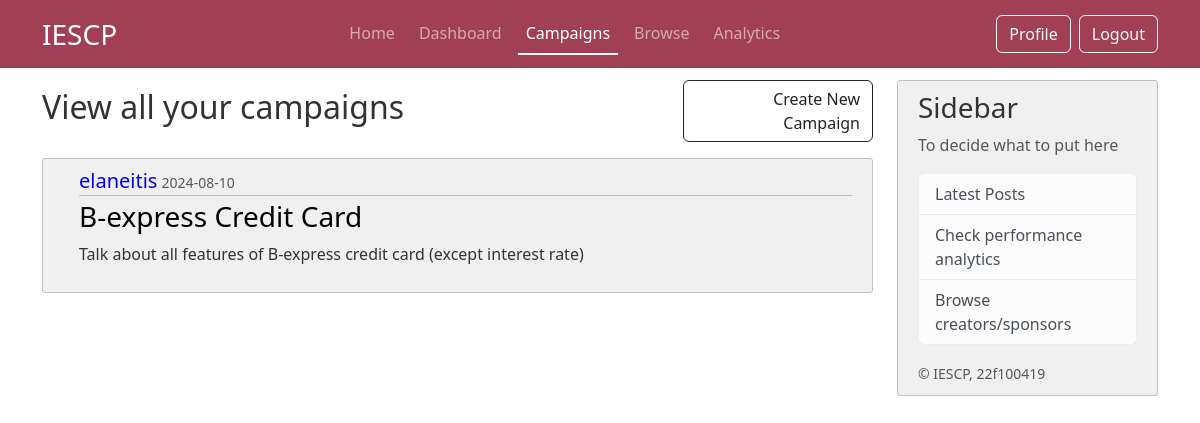
The app's page /campaign (signed in), older data.
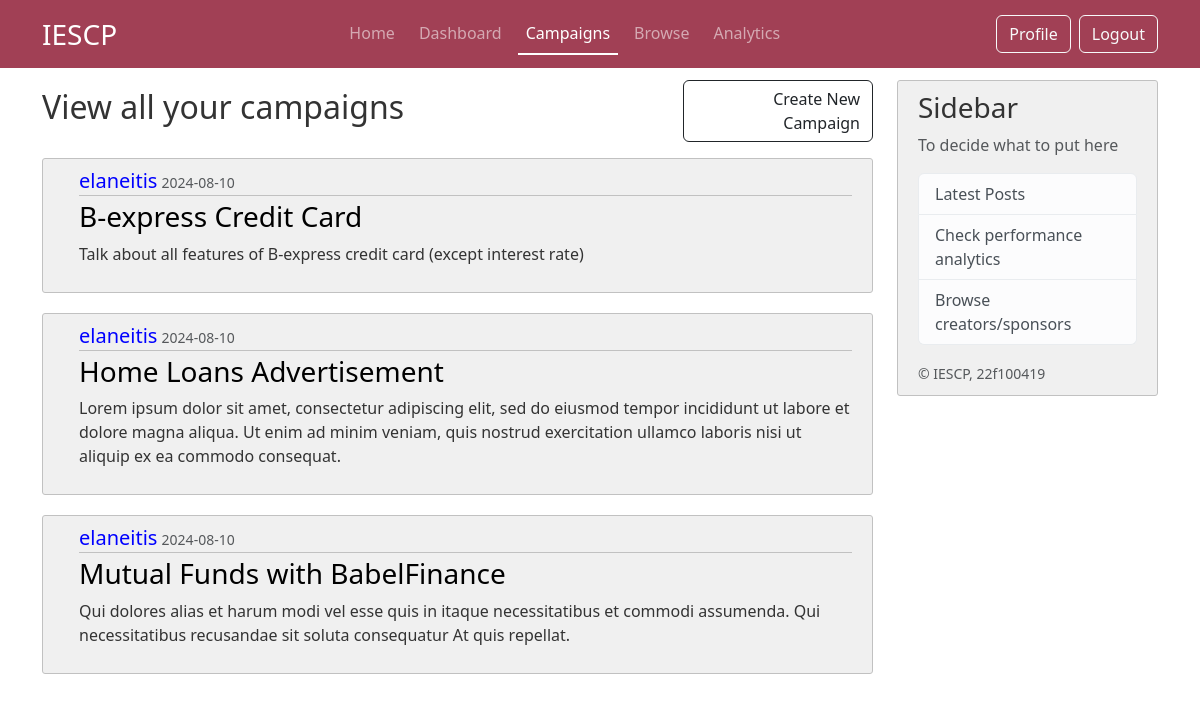
The same page, newer data.
### iescp/models.py (models this page shows, shortened)
class Post(db.Model):
     id = db.Column(db.Integer, primary_key=True)
     title = db.Column(db.String(100), nullable =False)
     date_posted = db.Column(db.DateTime, nullable =False, default =datetime.now(timezone.utc))
     description = db.Column(db.Text, nullable =False)
     budget = db.Column(db.String(20), nullable =False)
     industry = db.Column(db.String(20), nullable =False)
     end_date = db.Column(db.DateTime, nullable =False)
     user_id = db.Column(db.Integer,db.ForeignKey('sponsor.id'),nullable= False)
     status = db.Column(db.String(20), nullable=False, default='Public')
     author = db.relationship('Sponsor', backref='posts', lazy=True)

class CommonUser(db.Model,UserMixin):
     __tablename__ = 'commonuser'
     id = db.Column(db.Integer, primary_key=True)
     role = db.Column(db.String(25), nullable=False) # sponsor or creator
     username = db.Column(db.String(16), unique=True, nullable =False)
     password = db.Column(db.String(60), nullable =False)
     email = db.Column(db.String(50), unique=True, nullable =False)
     firstname = db.Column(db.String(50), nullable=False)
     lastname = db.Column(db.String(50), nullable=False)
     profile_pic = db.Column(db.String(16), nullable =False, default='default.jpg')
     status = db.Column(db.String(12), nullable= False, default='Public') #public or private profile for browse page
     flag = db.Column(db.String(5), nullable=False, default='No') # flag for admin
     phone_no = db.Column(db.String(16), nullable = False)

### iescp/routes.py (the view)
@app.route("/campaign")
@login_required
def campaign():
     if current_user.role == "Sponsor":
          posts = Post.query.filter_by(author=current_user).all()
          return render_template("sponsor/02_sponsor_camp_list.html", title= "Campaigns", ads_posts=posts)
     elif current_user.role == "Creator":
          return render_template("creator/02_creator_campaigns.html", title= "Campaigns")
     else:
          return redirect(url_for('home'))

### iescp/models.py (called while the page is built)
@login_manager.user_loader
def load_user(user_id):
     return CommonUser.query.get(int(user_id))

### iescp/templates/sponsor/02_sponsor_camp_list.html
{% extends "layout.html" %}
{% block content %}
    <div class="row mb-3 align-items-center">
        <div class="col-md-9">
            <h1 class="text-start h2">View all your campaigns</h1>
        </div>
        <div class="col-md-3">
            <a class="btn btn-outline-dark text-end" href="{{ url_for('create_campaign') }}"> Create New Campaign</a>
        </div>
    </div>
    {% if ads_posts %}
        {% for post in ads_posts %}
        <article class="d-flex content-section">
            <div class="flex-grow-1 ms-3">
                <div class="article-metadata">
                    <a class="mr-2 h5" href="{{ url_for('sponsor_view',username=post.author.common_user.username) }}"> {{ post.author.common_user.username }}</a>
                    <small class="text-muted"> {{ post.date_posted.strftime('%Y-%m-%d') }}</small>
                </div>
                <h3><a class="article-title h3" href="{{ url_for('post',post_id=post.id)}}"> {{ post.title }} </a></h3>
                <p class="article-content"> {{ post.description }} </p>
            </div>
        </article>
        {% endfor %}
    {% else %}
        <p class="h5">You have no campaign posts yet.</p>
    {% endif%}
{% endblock content %}

### iescp/templates/layout.html (shortened to what this page needs)
<!DOCTYPE html>
<html>
    <head>
        <link href="https://cdn.jsdelivr.net/npm/bootstrap@5.3.3/dist/css/bootstrap.min.css" rel="stylesheet">
        <link rel="stylesheet" type="text/css" href="{{ url_for('static', filename='css/layout.css') }}">
    </head>
    <body>
        <header class="site-header">
            <nav class="navbar navbar-expand-md fixed-top" data-bs-theme="dark">
                <div class="container">
                    <a class="navbar-brand fs-3" href="#" >IESCP</a>
                    <div class="collapse navbar-collapse" id="navbarSupportedContent">
                        <ul class="navbar-nav nav-underline ms-auto mb-2 mb-lg-0 gap-2">
                            <li class="nav-item">
                                <a class="nav-link {{ 'active' if request.endpoint == 'home' }}" aria-current="page" href="{{ url_for('home') }}"> Home </a>
                            </li>
                            <li class="nav-item">
                                <a class="nav-link {{ 'active' if request.endpoint == 'dashboard' }}" href="{{ url_for('dashboard') }}"> Dashboard </a>
                            </li>
                            <li class="nav-item">
                                <a class="nav-link {{ 'active' if request.endpoint == 'campaign' }}" href="{{ url_for('campaign') }}"> Campaigns </a>
                            </li>
                            <li class="nav-item">
                                <a class="nav-link {{ 'active' if request.endpoint == 'browse' }}" href="{{ url_for('browse') }}"> Browse </a>
                            </li>
                            <li class="nav-item">
                                <a class="nav-link" href="#"> Analytics </a>
                            </li>
                        </ul>
                        <ul class="navbar-nav ms-auto mb-2 mb-lg-0 gap-2">
                            <li class="nav-item">
                                {% if current_user.role=='Sponsor' %}
                                    <a class="btn btn-outline-light" href="{{url_for('sponsor_profile')}}"> Profile </a>
                                {% endif %}
                            </li>
                            <li class="nav-item">
                                <a class="btn btn-outline-light" href="{{ url_for('logout') }}"> Logout </a>
                            </li>
                        </ul>
                    </div>
            </nav>
        </header>
        <main role="main" class="container">
            <div class="row">
                <div class="col-md-9">
                    {% block content %} {% endblock %}
                </div>
                <div class="col-md-3">
                    <div class="content-section sticky-top">
                        <h3> Sidebar </h3>
                        <p class='text-muted'> To decide what to put here
                        <ul class="list-group">
                            <li class="list-group-item list-group-item-light">Latest Posts</li>
                            <li class="list-group-item list-group-item-light"> Check performance analytics </li>
                            <li class="list-group-item list-group-item-light"> Browse creators/sponsors </li>
                        </ul>
                        </p>
                        <small class="text-muted">&copy; IESCP, 22f100419</small>
                    </div>
                </div>
            </div>
        </main>
    </body>
</html>

### iescp/static/css/layout.css (style rules this page uses)
.navbar { background-color: #a14055; }
.sticky-top { top: 80px; }
body { background: #fff; color: #333333; margin-top: 5rem; height: 100vh; }
body::before { content: ''; position: fixed; top: 0; left: 0; width: 100%; height: 100%; background-image: url('../images/layout-bg-2.png'); background-size: cover; background-repeat: no-repeat; background-position: center; background-attachment: fixed; opacity: 0.3; z-index: -1; }
.site-header .navbar-nav .nav-link.active { font-weight: 500; }
.content-section { background: #f0f0f0; padding: 10px 20px; border: 1px solid #c1c1c1; border-radius: 3px; margin-bottom: 20px; }
a { text-decoration: none; }
.article-title { color: #000; }
.article-content { white-space: pre-line; }
.article-metadata { padding-bottom: 1px; margin-bottom: 4px; color: blue; text-decoration: none; border-bottom: 1px solid #c1c1c1; }

Row changes from the older to the newer data that the page shows:
added Post: author.common_user.username "elaneitis", date_posted "2024-08-10", title "Home Loans Advertisement", description "Lorem ipsum dolor sit amet, consectetur adipiscing elit, sed do eiusmod tempor incididunt ut labore et dolore magna aliqua. Ut enim ad minim veniam, quis nostrud exercitation ullamco laboris nisi ut aliquip ex ea commodo consequat."
added Post: author.common_user.username "elaneitis", date_posted "2024-08-10", title "Mutual Funds with BabelFinance", description "Qui dolores alias et harum modi vel esse quis in itaque necessitatibus et commodi assumenda. Qui necessitatibus recusandae sit soluta consequatur At quis repellat."
